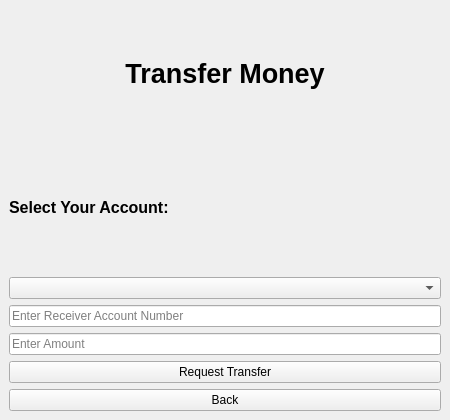
<?xml version="1.0" encoding="UTF-8"?>
<ui version="4.0">
 <class>MainWindow</class>

 <widget class="QMainWindow" name="MainWindow">
  <property name="geometry">
   <rect><x>0</x><y>0</y><width>450</width><height>420</height></rect>
  </property>

  <property name="windowTitle">
   <string>Transfer Money</string>
  </property>

  <widget class="QWidget" name="centralwidget">
   <layout class="QVBoxLayout">

    <!-- Title -->
    <item>
     <widget class="QLabel" name="labelTitle">
      <property name="text"><string>Transfer Money</string></property>
      <property name="alignment"><set>Qt::AlignCenter</set></property>
      <property name="font"><font><bold>true</bold><pointsize>20</pointsize></font></property>
     </widget>
    </item>

    <!-- Sender Account Heading -->
    <item>
     <widget class="QLabel" name="labelAccountHeading">
      <property name="text"><string>Select Your Account:</string></property>
      <property name="font"><font><bold>true</bold><pointsize>12</pointsize></font></property>
     </widget>
    </item>

    <!-- Sender Account Combo -->
    <item>
     <widget class="QComboBox" name="accountCombo">
      <property name="minimumHeight"><number>35</number></property>
     </widget>
    </item>

    <!-- Receiver Account Input -->
    <item>
     <widget class="QLineEdit" name="receiverInput">
      <property name="placeholderText"><string>Enter Receiver Account Number</string></property>
     </widget>
    </item>

    <!-- Amount Input -->
    <item>
     <widget class="QLineEdit" name="amountInput">
      <property name="placeholderText"><string>Enter Amount</string></property>
     </widget>
    </item>

    <!-- Transfer Button -->
    <item>
     <widget class="QPushButton" name="btnTransfer">
      <property name="text"><string>Request Transfer</string></property>
      <property name="minimumHeight"><number>40</number></property>
     </widget>
    </item>

    <!-- Back -->
    <item>
     <widget class="QPushButton" name="btnBack">
      <property name="text"><string>Back</string></property>
      <property name="minimumHeight"><number>35</number></property>
     </widget>
    </item>

   </layout>
  </widget>
 </widget>

</ui>
